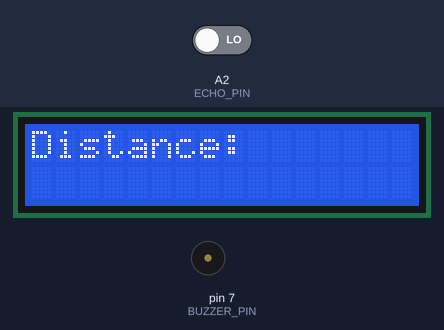
A sketch run on a simulated Arduino Uno, built with avr-gcc and run on an emulated ATmega328P. On the bench: 16×2 character LCD, buzzer (waves = sounding). Inputs (shaded band) come from the test bench; at power-on: A2 (ECHO_PIN) LOW.

Above: at 0.1 s.
At 1.1 s:
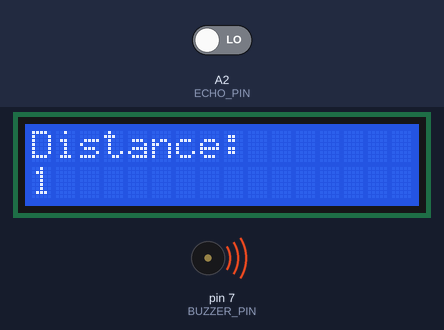
Timing chart, 0 to 2.6 s (numbered marks = the images above):
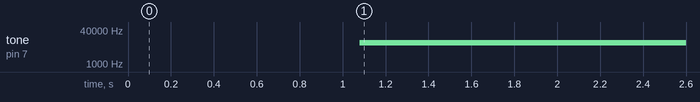

Measured:
- by itself, tone on pin 7 (BUZZER_PIN): silent → 10000 Hz at 1.1 s

The sketch:

hw2.ino
```cpp
#include <LiquidCrystal_I2C.h>
#include <MedianFilter.h>
#include <Arduino_FreeRTOS.h>
#include <EasyBuzzer.h>
#include <semphr.h>

#define BUZZER_PIN 7
#define TRIGGER_PIN A3
#define ECHO_PIN A2

void UltrasonicTask(void *pvParameters);
void BuzzerTask(void *pvParameters);

SemaphoreHandle_t mutex;

// windows size: 6, seed 0
MedianFilter filterObject(6, 0);
LiquidCrystal_I2C lcd(0x27, 16, 2);

int duration;
int led_period;

int isBeeping = 0;

void setup() {
  // initialize serial communication at 9600 bits per second:

  Serial.begin(9600);

  pinMode(ECHO_PIN, INPUT);
  pinMode(TRIGGER_PIN, OUTPUT);

  pinMode(BUZZER_PIN, OUTPUT);
  EasyBuzzer.setPin(BUZZER_PIN);

  lcd.init();  //initialize the lcd
  lcd.setBacklight(HIGH);

  lcd.print("Distance: ");

  mutex = xSemaphoreCreateMutex();

  xTaskCreate(UltrasonicTask, "ultrsonic", 128, NULL, 1, NULL);


  vTaskStartScheduler();
}

void loop() {
}

void UltrasonicTask(void *pvParameters) {

  while (1) {

    if (xSemaphoreTake(mutex, portMAX_DELAY) == pdTRUE) {
      /* obtained the semaphore and can now access the
            shared resource. */

      unsigned int raw_distance = read_distance();  // overall delay between reads should be at least 60 ms

      unsigned int filtered_distance = filterObject.in(raw_distance);

      lcd.setCursor(0, 10);

      lcd.print(filtered_distance);
      lcd.print("    ");

      if (filtered_distance > 30) {

        noTone(BUZZER_PIN);


      } else {

        if (filtered_distance > 20) {
          tone(BUZZER_PIN, 100);
        } else if (filtered_distance > 10) {
          tone(BUZZER_PIN, 3000);
        } else {
          tone(BUZZER_PIN, 10000);
        }
      }

      xSemaphoreGive(mutex);
    }

    vTaskDelay(100 / portTICK_PERIOD_MS);
  }
}

int read_distance() {

  taskENTER_CRITICAL();

  unsigned int cm;

  digitalWrite(TRIGGER_PIN, LOW);

  digitalWrite(TRIGGER_PIN, HIGH);

  delayMicroseconds(10);

  duration = pulseIn(ECHO_PIN, HIGH);

  cm = duration / 2 / 29.1 + 1;

  taskEXIT_CRITICAL();

  return cm;
}
```
